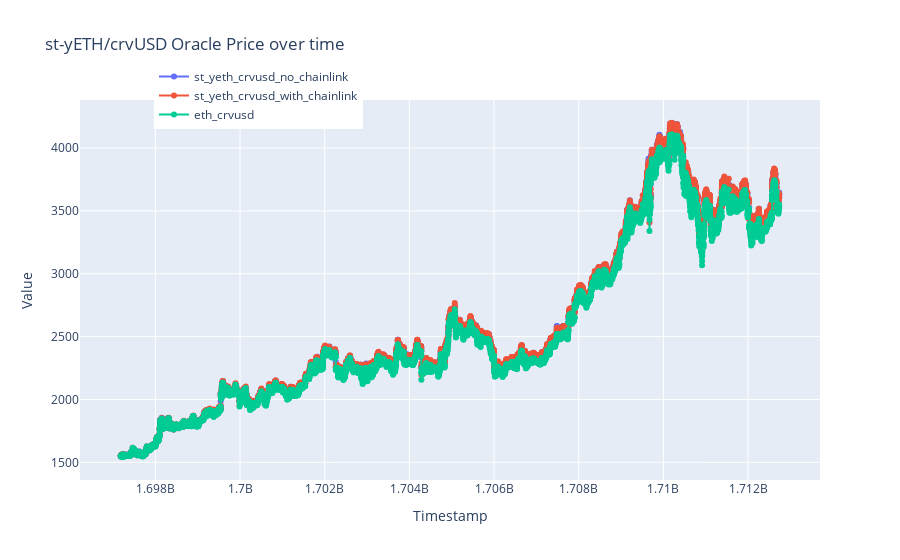

The code cell stored with this chart in its notebook:
### Code cell
# Create a trace for the st_yeth_crvusd
trace1 = go.Scatter(
    x=data['Timestamp'],
    y=data['st_yeth_crvusd_no_chainlink'],
    mode='lines+markers',
    name='st_yeth_crvusd_no_chainlink'  # Add a name for the legend
)

trace2 = go.Scatter(
    x=data['Timestamp'],
    y=data['st_yeth_crvusd_with_chainlink'],
    mode='lines+markers',
    name='st_yeth_crvusd_with_chainlink'  # Add a name for the legend
)

# Create a trace for the eth_crvusd
trace3 = go.Scatter(
    x=data['Timestamp'],
    y=data['eth_crvusd'],
    mode='lines+markers',
    name='eth_crvusd'  # Add a name for the legend
)

# Create a layout for the graph
layout = go.Layout(
    title='st-yETH/crvUSD Oracle Price over time',
    xaxis=dict(title='Timestamp'),
    yaxis=dict(title='Value'),
    legend=dict(x=0.1, y=1.1)  # Add a legend
)

# Create the figure and display it
fig = go.Figure(data=[trace1, trace2, trace3], layout=layout)
fig.show()

### Figure 1 — Plotly figure (JSON) as saved in the notebook; plotly's stock layout.template omitted (floating-point values rounded to 4 significant figures; data arrays with more than 128 entries replaced by an {"elided": "..."} marker saying what was removed)
{"data": [{"mode": "lines+markers", "name": "st_yeth_crvusd_no_chainlink", "type": "scatter", "x": {"elided": "10032 int values"}, "y": {"elided": "10032 float values"}}, {"mode": "lines+markers", "name": "st_yeth_crvusd_with_chainlink", "type": "scatter", "x": {"elided": "10032 int values"}, "y": {"elided": "10032 float values"}}, {"mode": "lines+markers", "name": "eth_crvusd", "type": "scatter", "x": {"elided": "10032 int values"}, "y": {"elided": "10032 float values"}}], "layout": {"legend": {"x": 0.1, "y": 1.1}, "title": {"text": "st-yETH/crvUSD Oracle Price over time"}, "xaxis": {"title": {"text": "Timestamp"}}, "yaxis": {"title": {"text": "Value"}}}}
